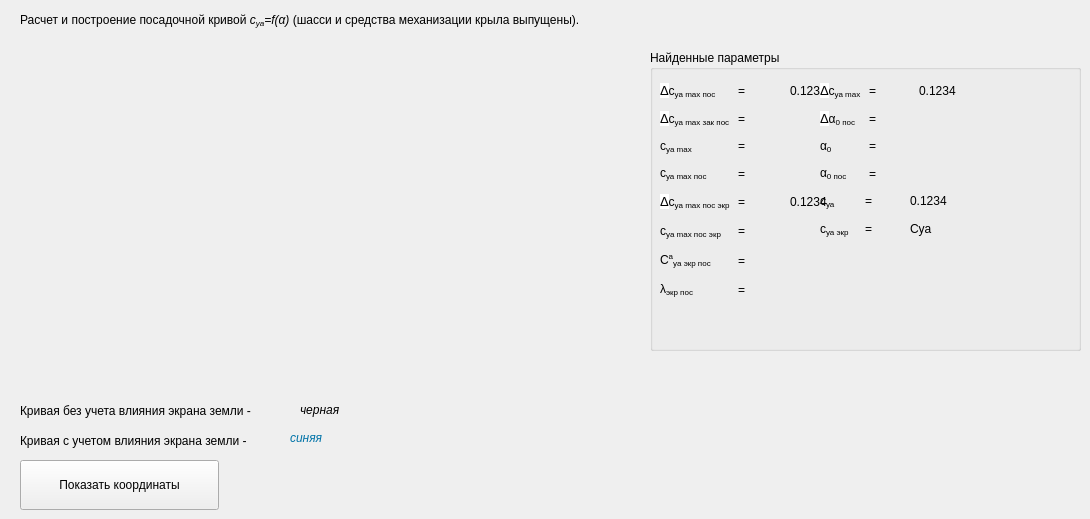
            <widget class="QWidget" name="tabDown_2">
             <attribute name="title">
              <string>Посадочная</string>
             </attribute>
             <widget class="QWidget" name="downwidget_2" native="true">
              <property name="geometry">
               <rect>
                <x>20</x>
                <y>40</y>
                <width>621</width>
                <height>341</height>
               </rect>
              </property>
             </widget>
             <widget class="QGroupBox" name="groupBox_19">
              <property name="geometry">
               <rect>
                <x>650</x>
                <y>50</y>
                <width>431</width>
                <height>301</height>
               </rect>
              </property>
              <property name="title">
               <string>Найденные параметры</string>
              </property>
              <widget class="QWidget" name="gridLayoutWidget_19">
               <property name="geometry">
                <rect>
                 <x>10</x>
                 <y>30</y>
                 <width>175</width>
                 <height>104</height>
                </rect>
               </property>
               <layout class="QGridLayout" name="gridLayout_32">
                <item row="0" column="0">
                 <widget class="QLabel" name="label_334">
                  <property name="text">
                   <string>&lt;html&gt;&lt;head/&gt;&lt;body&gt;&lt;p&gt;&lt;span style=&quot; font-family:'-apple-system,BlinkMacSystemFont,Roboto,Helvetica Neue,Geneva,Noto Sans Armenian,Noto Sans Bengali,Noto Sans Cherokee,Noto Sans Devanagari,Noto Sans Ethiopic,Noto Sans Georgian,Noto Sans Hebrew,Noto Sans Kannada,Noto Sans Khmer,Noto Sans Lao,Noto Sans Osmanya,Noto Sans Tamil,Noto Sans Telugu,Noto Sans Thai,sans-serif,arial,Tahoma,verdana'; font-size:13px; color:#000000; background-color:#ffffff;&quot;&gt;Δ&lt;/span&gt;с&lt;span style=&quot; vertical-align:sub;&quot;&gt;ya max пос &lt;/span&gt;&lt;/p&gt;&lt;/body&gt;&lt;/html&gt;</string>
                  </property>
                 </widget>
                </item>
                <item row="2" column="2">
                 <widget class="QLabel" name="la_Cyamax_Down_2">
                  <property name="text">
                   <string/>
                  </property>
                 </widget>
                </item>
                <item row="3" column="2">
                 <widget class="QLabel" name="la_Cyamaxpos_Down_2">
                  <property name="text">
                   <string/>
                  </property>
                 </widget>
                </item>
                <item row="2" column="0">
                 <widget class="QLabel" name="label_335">
                  <property name="toolTip">
                   <string>&lt;html&gt;&lt;head/&gt;&lt;body&gt;&lt;p&gt;Максимальный коэффициент подъемной силы&lt;/p&gt;&lt;/body&gt;&lt;/html&gt;</string>
                  </property>
                  <property name="text">
                   <string>&lt;html&gt;&lt;head/&gt;&lt;body&gt;&lt;p&gt;с&lt;span style=&quot; vertical-align:sub;&quot;&gt;ya max &lt;/span&gt;&lt;/p&gt;&lt;/body&gt;&lt;/html&gt;</string>
                  </property>
                 </widget>
                </item>
                <item row="3" column="0">
                 <widget class="QLabel" name="label_336">
                  <property name="toolTip">
                   <string>&lt;html&gt;&lt;head/&gt;&lt;body&gt;&lt;p&gt;Максимальный коэффициент подъемной силы при посадке без учета влияния экрана земли&lt;/p&gt;&lt;/body&gt;&lt;/html&gt;</string>
                  </property>
                  <property name="text">
                   <string>&lt;html&gt;&lt;head/&gt;&lt;body&gt;&lt;p&gt;с&lt;span style=&quot; vertical-align:sub;&quot;&gt;уа max пос &lt;/span&gt;&lt;/p&gt;&lt;/body&gt;&lt;/html&gt;</string>
                  </property>
                 </widget>
                </item>
                <item row="0" column="2">
                 <widget class="QLabel" name="la_dCyamaxpr_Down_2">
                  <property name="text">
                   <string>0.1234</string>
                  </property>
                 </widget>
                </item>
                <item row="1" column="0">
                 <widget class="QLabel" name="label_337">
                  <property name="toolTip">
                   <string>&lt;html&gt;&lt;head/&gt;&lt;body&gt;&lt;p&gt;&lt;br/&gt;&lt;/p&gt;&lt;/body&gt;&lt;/html&gt;</string>
                  </property>
                  <property name="text">
                   <string>&lt;html&gt;&lt;head/&gt;&lt;body&gt;&lt;p&gt;&lt;span style=&quot; font-family:'-apple-system,BlinkMacSystemFont,Roboto,Helvetica Neue,Geneva,Noto Sans Armenian,Noto Sans Bengali,Noto Sans Cherokee,Noto Sans Devanagari,Noto Sans Ethiopic,Noto Sans Georgian,Noto Sans Hebrew,Noto Sans Kannada,Noto Sans Khmer,Noto Sans Lao,Noto Sans Osmanya,Noto Sans Tamil,Noto Sans Telugu,Noto Sans Thai,sans-serif,arial,Tahoma,verdana'; font-size:13px; color:#000000; background-color:#ffffff;&quot;&gt;Δ&lt;/span&gt;с&lt;span style=&quot; vertical-align:sub;&quot;&gt;ya max зак пос &lt;/span&gt;&lt;/p&gt;&lt;/body&gt;&lt;/html&gt;</string>
                  </property>
                 </widget>
                </item>
                <item row="1" column="2">
                 <widget class="QLabel" name="la_dCyamaxzakpos_Down_2">
                  <property name="text">
                   <string/>
                  </property>
                 </widget>
                </item>
                <item row="0" column="1">
                 <widget class="QLabel" name="label_415">
                  <property name="text">
                   <string>=</string>
                  </property>
                 </widget>
                </item>
                <item row="1" column="1">
                 <widget class="QLabel" name="label_416">
                  <property name="text">
                   <string>=</string>
                  </property>
                 </widget>
                </item>
                <item row="2" column="1">
                 <widget class="QLabel" name="label_417">
                  <property name="text">
                   <string>=</string>
                  </property>
                 </widget>
                </item>
                <item row="3" column="1">
                 <widget class="QLabel" name="label_418">
                  <property name="text">
                   <string>=</string>
                  </property>
                 </widget>
                </item>
               </layout>
              </widget>
              <widget class="QWidget" name="gridLayoutWidget_20">
               <property name="geometry">
                <rect>
                 <x>170</x>
                 <y>30</y>
                 <width>142</width>
                 <height>104</height>
                </rect>
               </property>
               <layout class="QGridLayout" name="gridLayout_33">
                <item row="3" column="2">
                 <widget class="QLabel" name="la_a0pos_Down_2">
                  <property name="text">
                   <string/>
                  </property>
                 </widget>
                </item>
                <item row="3" column="0">
                 <widget class="QLabel" name="label_338">
                  <property name="toolTip">
                   <string>Угол атаки нулевой подъемной силы при посадке</string>
                  </property>
                  <property name="text">
                   <string>&lt;html&gt;&lt;head/&gt;&lt;body&gt;&lt;p&gt;α&lt;span style=&quot; vertical-align:sub;&quot;&gt;0 пос &lt;/span&gt;&lt;/p&gt;&lt;/body&gt;&lt;/html&gt;</string>
                  </property>
                 </widget>
                </item>
                <item row="0" column="0">
                 <widget class="QLabel" name="label_339">
                  <property name="toolTip">
                   <string>&lt;html&gt;&lt;head/&gt;&lt;body&gt;&lt;p&gt;Зависит от типа механизации крыла&lt;/p&gt;&lt;/body&gt;&lt;/html&gt;</string>
                  </property>
                  <property name="text">
                   <string>&lt;html&gt;&lt;head/&gt;&lt;body&gt;&lt;p&gt;&lt;span style=&quot; font-family:'-apple-system,BlinkMacSystemFont,Roboto,Helvetica Neue,Geneva,Noto Sans Armenian,Noto Sans Bengali,Noto Sans Cherokee,Noto Sans Devanagari,Noto Sans Ethiopic,Noto Sans Georgian,Noto Sans Hebrew,Noto Sans Kannada,Noto Sans Khmer,Noto Sans Lao,Noto Sans Osmanya,Noto Sans Tamil,Noto Sans Telugu,Noto Sans Thai,sans-serif,arial,Tahoma,verdana'; font-size:13px; color:#000000; background-color:#ffffff;&quot;&gt;Δ&lt;/span&gt;с&lt;span style=&quot; vertical-align:sub;&quot;&gt;уа max &lt;/span&gt;&lt;/p&gt;&lt;/body&gt;&lt;/html&gt;</string>
                  </property>
                 </widget>
                </item>
                <item row="0" column="2">
                 <widget class="QLabel" name="la_dCyamax_Down_2">
                  <property name="text">
                   <string>0.1234</string>
                  </property>
                 </widget>
                </item>
                <item row="2" column="2">
                 <widget class="QLabel" name="la_a0_Down_2">
                  <property name="text">
                   <string/>
                  </property>
                 </widget>
                </item>
                <item row="1" column="0">
                 <widget class="QLabel" name="label_340">
                  <property name="toolTip">
                   <string>&lt;html&gt;&lt;head/&gt;&lt;body&gt;&lt;p&gt;Приращения угла атаки нулевой подъемной силы при взлете&lt;/p&gt;&lt;/body&gt;&lt;/html&gt;</string>
                  </property>
                  <property name="text">
                   <string>&lt;html&gt;&lt;head/&gt;&lt;body&gt;&lt;p&gt;&lt;span style=&quot; font-family:'-apple-system,BlinkMacSystemFont,Roboto,Helvetica Neue,Geneva,Noto Sans Armenian,Noto Sans Bengali,Noto Sans Cherokee,Noto Sans Devanagari,Noto Sans Ethiopic,Noto Sans Georgian,Noto Sans Hebrew,Noto Sans Kannada,Noto Sans Khmer,Noto Sans Lao,Noto Sans Osmanya,Noto Sans Tamil,Noto Sans Telugu,Noto Sans Thai,sans-serif,arial,Tahoma,verdana'; font-size:13px; color:#000000; background-color:#ffffff;&quot;&gt;Δ&lt;/span&gt;α&lt;span style=&quot; vertical-align:sub;&quot;&gt;0 пос&lt;/span&gt;&lt;/p&gt;&lt;/body&gt;&lt;/html&gt;</string>
                  </property>
                 </widget>
                </item>
                <item row="1" column="2">
                 <widget class="QLabel" name="la_da0pos_Down_2">
                  <property name="text">
                   <string/>
                  </property>
                 </widget>
                </item>
                <item row="2" column="0">
                 <widget class="QLabel" name="label_341">
                  <property name="toolTip">
                   <string>Угол атаки нулевой подъемной силы</string>
                  </property>
                  <property name="text">
                   <string>&lt;html&gt;&lt;head/&gt;&lt;body&gt;&lt;p&gt;α&lt;span style=&quot; vertical-align:sub;&quot;&gt;0 &lt;/span&gt;&lt;/p&gt;&lt;/body&gt;&lt;/html&gt;</string>
                  </property>
                 </widget>
                </item>
                <item row="0" column="1">
                 <widget class="QLabel" name="label_419">
                  <property name="text">
                   <string>=</string>
                  </property>
                 </widget>
                </item>
                <item row="1" column="1">
                 <widget class="QLabel" name="label_420">
                  <property name="text">
                   <string>=</string>
                  </property>
                 </widget>
                </item>
                <item row="2" column="1">
                 <widget class="QLabel" name="label_421">
                  <property name="text">
                   <string>=</string>
                  </property>
                 </widget>
                </item>
                <item row="3" column="1">
                 <widget class="QLabel" name="label_422">
                  <property name="text">
                   <string>=</string>
                  </property>
                 </widget>
                </item>
               </layout>
              </widget>
              <widget class="QWidget" name="gridLayoutWidget_21">
               <property name="geometry">
                <rect>
                 <x>10</x>
                 <y>140</y>
                 <width>175</width>
                 <height>111</height>
                </rect>
               </property>
               <layout class="QGridLayout" name="gridLayout_34">
                <item row="0" column="2">
                 <widget class="QLabel" name="la_dCyamaxpos_scrin_Down_2">
                  <property name="text">
                   <string>0.1234</string>
                  </property>
                 </widget>
                </item>
                <item row="2" column="0">
                 <widget class="QLabel" name="label_342">
                  <property name="toolTip">
                   <string>&lt;html&gt;&lt;head/&gt;&lt;body&gt;&lt;p&gt;Производная коэффициента подъемной силы с учетом влияния экрана земли при посадке&lt;/p&gt;&lt;/body&gt;&lt;/html&gt;</string>
                  </property>
                  <property name="text">
                   <string>&lt;html&gt;&lt;head/&gt;&lt;body&gt;&lt;p&gt;C&lt;span style=&quot; vertical-align:super;&quot;&gt;а&lt;/span&gt;&lt;span style=&quot; vertical-align:sub;&quot;&gt;ya экр пос &lt;/span&gt;&lt;/p&gt;&lt;/body&gt;&lt;/html&gt;</string>
                  </property>
                 </widget>
                </item>
                <item row="0" column="0">
                 <widget class="QLabel" name="label_343">
                  <property name="toolTip">
                   <string>&lt;html&gt;&lt;head/&gt;&lt;body&gt;&lt;p&gt;&lt;br/&gt;&lt;/p&gt;&lt;/body&gt;&lt;/html&gt;</string>
                  </property>
                  <property name="text">
                   <string>&lt;html&gt;&lt;head/&gt;&lt;body&gt;&lt;p&gt;&lt;span style=&quot; font-family:'-apple-system,BlinkMacSystemFont,Roboto,Helvetica Neue,Geneva,Noto Sans Armenian,Noto Sans Bengali,Noto Sans Cherokee,Noto Sans Devanagari,Noto Sans Ethiopic,Noto Sans Georgian,Noto Sans Hebrew,Noto Sans Kannada,Noto Sans Khmer,Noto Sans Lao,Noto Sans Osmanya,Noto Sans Tamil,Noto Sans Telugu,Noto Sans Thai,sans-serif,arial,Tahoma,verdana'; font-size:13px; color:#000000; background-color:#ffffff;&quot;&gt;Δ&lt;/span&gt;с&lt;span style=&quot; vertical-align:sub;&quot;&gt;ya max пос экр &lt;/span&gt;&lt;/p&gt;&lt;/body&gt;&lt;/html&gt;</string>
                  </property>
                 </widget>
                </item>
                <item row="1" column="0">
                 <widget class="QLabel" name="label_344">
                  <property name="toolTip">
                   <string>&lt;html&gt;&lt;head/&gt;&lt;body&gt;&lt;p&gt;Максимальный коэффициент подъемной силы при посадке с учетом экрана земли&lt;/p&gt;&lt;/body&gt;&lt;/html&gt;</string>
                  </property>
                  <property name="text">
                   <string>&lt;html&gt;&lt;head/&gt;&lt;body&gt;&lt;p&gt;с&lt;span style=&quot; vertical-align:sub;&quot;&gt;ya max пос экр&lt;/span&gt;&lt;/p&gt;&lt;/body&gt;&lt;/html&gt;</string>
                  </property>
                 </widget>
                </item>
                <item row="2" column="2">
                 <widget class="QLabel" name="la_Caya_scrin_Down_2">
                  <property name="text">
                   <string/>
                  </property>
                 </widget>
                </item>
                <item row="3" column="0">
                 <widget class="QLabel" name="label_345">
                  <property name="toolTip">
                   <string>&lt;html&gt;&lt;head/&gt;&lt;body&gt;&lt;p&gt;Фиктивное удлинение крыла, учитывающее влияние экрана земли при посадке&lt;/p&gt;&lt;/body&gt;&lt;/html&gt;</string>
                  </property>
                  <property name="text">
                   <string>&lt;html&gt;&lt;head/&gt;&lt;body&gt;&lt;p&gt;λ&lt;span style=&quot; vertical-align:sub;&quot;&gt;экр пос&lt;/span&gt;&lt;/p&gt;&lt;/body&gt;&lt;/html&gt;</string>
                  </property>
                 </widget>
                </item>
                <item row="3" column="2">
                 <widget class="QLabel" name="la_lamda_scrin_Down_2">
                  <property name="text">
                   <string/>
                  </property>
                 </widget>
                </item>
                <item row="1" column="2">
                 <widget class="QLabel" name="la_Cyamaxpos_scrin_Down_2">
                  <property name="text">
                   <string/>
                  </property>
                 </widget>
                </item>
                <item row="0" column="1">
                 <widget class="QLabel" name="label_423">
                  <property name="text">
                   <string>=</string>
                  </property>
                 </widget>
                </item>
                <item row="1" column="1">
                 <widget class="QLabel" name="label_424">
                  <property name="text">
                   <string>=</string>
                  </property>
                 </widget>
                </item>
                <item row="2" column="1">
                 <widget class="QLabel" name="label_425">
                  <property name="text">
                   <string>=</string>
                  </property>
                 </widget>
                </item>
                <item row="3" column="1">
                 <widget class="QLabel" name="label_426">
                  <property name="text">
                   <string>=</string>
                  </property>
                 </widget>
                </item>
               </layout>
              </widget>
              <widget class="QWidget" name="gridLayoutWidget_22">
               <property name="geometry">
                <rect>
                 <x>170</x>
                 <y>140</y>
                 <width>129</width>
                 <height>50</height>
                </rect>
               </property>
               <layout class="QGridLayout" name="gridLayout_35">
                <item row="1" column="0">
                 <widget class="QLabel" name="label_346">
                  <property name="text">
                   <string>&lt;html&gt;&lt;head/&gt;&lt;body&gt;&lt;p&gt;с&lt;span style=&quot; vertical-align:sub;&quot;&gt;уа экр &lt;/span&gt;&lt;/p&gt;&lt;/body&gt;&lt;/html&gt;</string>
                  </property>
                 </widget>
                </item>
                <item row="1" column="2">
                 <widget class="QLabel" name="la_Cya_scrin_Down_2">
                  <property name="text">
                   <string>Суа</string>
                  </property>
                 </widget>
                </item>
                <item row="0" column="0">
                 <widget class="QLabel" name="label_347">
                  <property name="text">
                   <string>&lt;html&gt;&lt;head/&gt;&lt;body&gt;&lt;p&gt;с&lt;span style=&quot; vertical-align:sub;&quot;&gt;уа &lt;/span&gt;&lt;/p&gt;&lt;/body&gt;&lt;/html&gt;</string>
                  </property>
                 </widget>
                </item>
                <item row="0" column="2">
                 <widget class="QLabel" name="la_Cya_Down_2">
                  <property name="text">
                   <string>0.1234</string>
                  </property>
                 </widget>
                </item>
                <item row="0" column="1">
                 <widget class="QLabel" name="label_427">
                  <property name="text">
                   <string>=</string>
                  </property>
                 </widget>
                </item>
                <item row="1" column="1">
                 <widget class="QLabel" name="label_428">
                  <property name="text">
                   <string>=</string>
                  </property>
                 </widget>
                </item>
               </layout>
              </widget>
             </widget>
             <widget class="QLabel" name="label_Mkr_10">
              <property name="geometry">
               <rect>
                <x>20</x>
                <y>10</y>
                <width>821</width>
                <height>21</height>
               </rect>
              </property>
              <property name="text">
               <string>&lt;html&gt;&lt;head/&gt;&lt;body&gt;&lt;p&gt;Расчет и построение посадочной кривой&lt;span style=&quot; font-style:italic;&quot;&gt; c&lt;/span&gt;&lt;span style=&quot; font-style:italic; vertical-align:sub;&quot;&gt;ya&lt;/span&gt;&lt;span style=&quot; font-style:italic;&quot;&gt;=f(α) &lt;/span&gt;(шасси и средства механизации крыла выпущены).&lt;/p&gt;&lt;/body&gt;&lt;/html&gt;</string>
              </property>
             </widget>
             <widget class="QLabel" name="label_359">
              <property name="geometry">
               <rect>
                <x>300</x>
                <y>400</y>
                <width>51</width>
                <height>21</height>
               </rect>
              </property>
              <property name="text">
               <string>&lt;html&gt;&lt;head/&gt;&lt;body&gt;&lt;p&gt;&lt;span style=&quot; font-style:italic;&quot;&gt;черная&lt;/span&gt;&lt;/p&gt;&lt;/body&gt;&lt;/html&gt;</string>
              </property>
             </widget>
             <widget class="QLabel" name="label_360">
              <property name="geometry">
               <rect>
                <x>20</x>
                <y>400</y>
                <width>271</width>
                <height>21</height>
               </rect>
              </property>
              <property name="text">
               <string>Кривая без учета влияния экрана земли -</string>
              </property>
             </widget>
             <widget class="QLabel" name="label_361">
              <property name="geometry">
               <rect>
                <x>290</x>
                <y>430</y>
                <width>51</width>
                <height>16</height>
               </rect>
              </property>
              <property name="styleSheet">
               <string notr="true">color: rgb(0, 115, 168);</string>
              </property>
              <property name="text">
               <string>&lt;html&gt;&lt;head/&gt;&lt;body&gt;&lt;p&gt;&lt;span style=&quot; font-style:italic;&quot;&gt;синяя&lt;/span&gt;&lt;/p&gt;&lt;/body&gt;&lt;/html&gt;</string>
              </property>
             </widget>
             <widget class="QLabel" name="label_362">
              <property name="geometry">
               <rect>
                <x>20</x>
                <y>430</y>
                <width>271</width>
                <height>21</height>
               </rect>
              </property>
              <property name="text">
               <string>Кривая с учетом влияния экрана земли -</string>
              </property>
             </widget>
             <widget class="QPushButton" name="buShowDown">
              <property name="geometry">
               <rect>
                <x>20</x>
                <y>460</y>
                <width>199</width>
                <height>50</height>
               </rect>
              </property>
              <property name="styleSheet">
               <string notr="true">height: 30px;</string>
              </property>
              <property name="text">
               <string>Показать координаты</string>
              </property>
             </widget>
            </widget>
